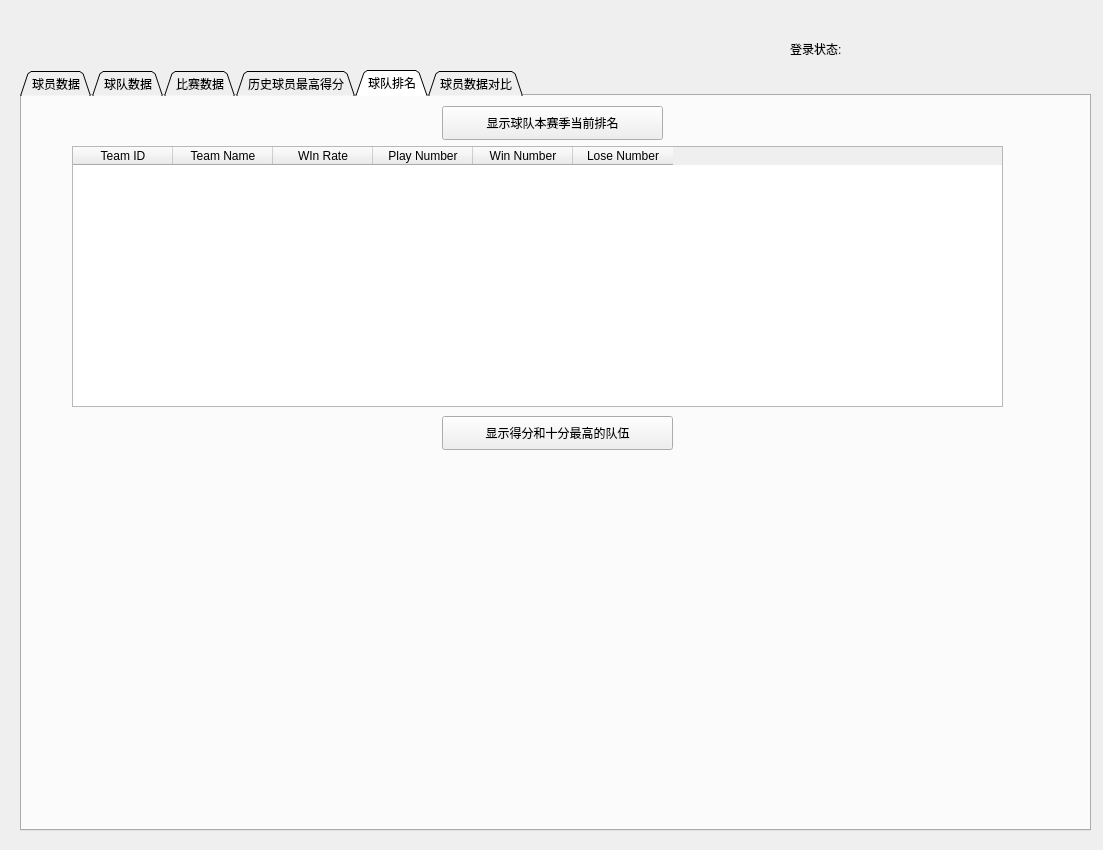
<?xml version="1.0" encoding="UTF-8"?>
<ui version="4.0">
 <class>Dialog</class>
 <widget class="QDialog" name="Dialog">
  <property name="geometry">
   <rect>
    <x>0</x>
    <y>0</y>
    <width>1103</width>
    <height>850</height>
   </rect>
  </property>
  <property name="windowTitle">
   <string>Dialog</string>
  </property>
  <widget class="QTabWidget" name="tabWidget_allfunc">
   <property name="geometry">
    <rect>
     <x>20</x>
     <y>70</y>
     <width>1071</width>
     <height>761</height>
    </rect>
   </property>
   <property name="tabShape">
    <enum>QTabWidget::Triangular</enum>
   </property>
   <property name="currentIndex">
    <number>4</number>
   </property>
   <widget class="QWidget" name="player_tab">
    <attribute name="title">
     <string>球员数据</string>
    </attribute>
    <widget class="QTabWidget" name="player_tabWidge">
     <property name="geometry">
      <rect>
       <x>0</x>
       <y>0</y>
       <width>971</width>
       <height>641</height>
      </rect>
     </property>
     <property name="tabPosition">
      <enum>QTabWidget::North</enum>
     </property>
     <property name="tabShape">
      <enum>QTabWidget::Triangular</enum>
     </property>
     <property name="currentIndex">
      <number>1</number>
     </property>
     <widget class="QWidget" name="player_show_all_player_tab">
      <attribute name="title">
       <string>查看所有球员</string>
      </attribute>
      <widget class="QPushButton" name="show_all_pushButton">
       <property name="geometry">
        <rect>
         <x>10</x>
         <y>20</y>
         <width>161</width>
         <height>34</height>
        </rect>
       </property>
       <property name="text">
        <string>显示所有球员数据</string>
       </property>
      </widget>
      <widget class="QTableWidget" name="player_tableWidget">
       <property name="geometry">
        <rect>
         <x>0</x>
         <y>60</y>
         <width>721</width>
         <height>541</height>
        </rect>
       </property>
       <column>
        <property name="text">
         <string>球员ID</string>
        </property>
       </column>
       <column>
        <property name="text">
         <string>球员姓名(NAME)</string>
        </property>
       </column>
       <column>
        <property name="text">
         <string>队伍缩写(TM)</string>
        </property>
       </column>
       <column>
        <property name="text">
         <string>平均得分(PTS)</string>
        </property>
       </column>
       <column>
        <property name="text">
         <string>平均篮板(TRB)</string>
        </property>
       </column>
       <column>
        <property name="text">
         <string>平均助攻(AST)</string>
        </property>
       </column>
       <column>
        <property name="text">
         <string>平均抢断(STL)</string>
        </property>
       </column>
       <column>
        <property name="text">
         <string>平均盖帽(BLK)</string>
        </property>
       </column>
      </widget>
      <widget class="QWidget" name="horizontalLayoutWidget">
       <property name="geometry">
        <rect>
         <x>200</x>
         <y>-3</y>
         <width>485</width>
         <height>80</height>
        </rect>
       </property>
       <layout class="QHBoxLayout" name="horizontalLayout">
        <item>
         <widget class="QPushButton" name="score_order_button">
          <property name="text">
           <string>按照得分排序</string>
          </property>
         </widget>
        </item>
        <item>
         <widget class="QPushButton" name="trb_order_button">
          <property name="text">
           <string>按照篮板排序</string>
          </property>
         </widget>
        </item>
        <item>
         <widget class="QPushButton" name="ast_order_button">
          <property name="text">
           <string>按照助攻排序</string>
          </property>
         </widget>
        </item>
       </layout>
      </widget>
     </widget>
     <widget class="QWidget" name="player_search_player_tab">
      <attribute name="title">
       <string>查找球员数据</string>
      </attribute>
      <widget class="QPushButton" name="player_search_ID_button">
       <property name="geometry">
        <rect>
         <x>550</x>
         <y>18</y>
         <width>112</width>
         <height>34</height>
        </rect>
       </property>
       <property name="text">
        <string>查找ID</string>
       </property>
      </widget>
      <widget class="QLineEdit" name="player_search_ID_input">
       <property name="geometry">
        <rect>
         <x>220</x>
         <y>20</y>
         <width>271</width>
         <height>31</height>
        </rect>
       </property>
      </widget>
      <widget class="QPushButton" name="player_search_name_exact_button">
       <property name="geometry">
        <rect>
         <x>550</x>
         <y>90</y>
         <width>112</width>
         <height>34</height>
        </rect>
       </property>
       <property name="text">
        <string>查找名字</string>
       </property>
      </widget>
      <widget class="QLineEdit" name="player_search_name_exact_input">
       <property name="geometry">
        <rect>
         <x>220</x>
         <y>92</y>
         <width>271</width>
         <height>31</height>
        </rect>
       </property>
      </widget>
      <widget class="QPushButton" name="player_search_name_fuzzy_button">
       <property name="geometry">
        <rect>
         <x>550</x>
         <y>168</y>
         <width>161</width>
         <height>34</height>
        </rect>
       </property>
       <property name="text">
        <string>查找名字(模糊)</string>
       </property>
      </widget>
      <widget class="QLineEdit" name="player_search_name_fuzzy_input">
       <property name="geometry">
        <rect>
         <x>220</x>
         <y>170</y>
         <width>271</width>
         <height>31</height>
        </rect>
       </property>
      </widget>
      <widget class="QTableWidget" name="player_search_tableWidget">
       <property name="geometry">
        <rect>
         <x>0</x>
         <y>230</y>
         <width>921</width>
         <height>351</height>
        </rect>
       </property>
       <column>
        <property name="text">
         <string>球员ID</string>
        </property>
       </column>
       <column>
        <property name="text">
         <string>球员姓名(NAME)</string>
        </property>
       </column>
       <column>
        <property name="text">
         <string>队伍缩写(TM)</string>
        </property>
       </column>
       <column>
        <property name="text">
         <string>平均得分(PTS)</string>
        </property>
       </column>
       <column>
        <property name="text">
         <string>平均篮板(TRB)</string>
        </property>
       </column>
       <column>
        <property name="text">
         <string>平均助攻(AST)</string>
        </property>
       </column>
       <column>
        <property name="text">
         <string>平均抢断(STL)</string>
        </property>
       </column>
       <column>
        <property name="text">
         <string>平均盖帽(BLK)</string>
        </property>
       </column>
      </widget>
     </widget>
    </widget>
   </widget>
   <widget class="QWidget" name="team_tab">
    <attribute name="title">
     <string>球队数据</string>
    </attribute>
    <widget class="QTabWidget" name="team_tabWidget">
     <property name="geometry">
      <rect>
       <x>0</x>
       <y>0</y>
       <width>971</width>
       <height>671</height>
      </rect>
     </property>
     <property name="tabShape">
      <enum>QTabWidget::Triangular</enum>
     </property>
     <property name="currentIndex">
      <number>0</number>
     </property>
     <widget class="QWidget" name="team_show_all_tab">
      <attribute name="title">
       <string>显示所有球队数据</string>
      </attribute>
      <widget class="QPushButton" name="team_show_all_button">
       <property name="geometry">
        <rect>
         <x>299</x>
         <y>20</y>
         <width>251</width>
         <height>34</height>
        </rect>
       </property>
       <property name="text">
        <string>显示所有球队数据</string>
       </property>
      </widget>
      <widget class="QTableWidget" name="team_show_all_tableWidget">
       <property name="geometry">
        <rect>
         <x>20</x>
         <y>80</y>
         <width>891</width>
         <height>541</height>
        </rect>
       </property>
       <column>
        <property name="text">
         <string>球队编号</string>
        </property>
       </column>
       <column>
        <property name="text">
         <string>球队名称</string>
        </property>
       </column>
       <column>
        <property name="text">
         <string>缩写</string>
        </property>
       </column>
       <column>
        <property name="text">
         <string>城市</string>
        </property>
       </column>
       <column>
        <property name="text">
         <string>教练</string>
        </property>
       </column>
      </widget>
     </widget>
    </widget>
   </widget>
   <widget class="QWidget" name="games_tab">
    <attribute name="title">
     <string>比赛数据</string>
    </attribute>
    <widget class="QTabWidget" name="games_talbwidget">
     <property name="geometry">
      <rect>
       <x>0</x>
       <y>0</y>
       <width>971</width>
       <height>671</height>
      </rect>
     </property>
     <property name="tabShape">
      <enum>QTabWidget::Triangular</enum>
     </property>
     <property name="currentIndex">
      <number>0</number>
     </property>
     <widget class="QWidget" name="games_add_tab">
      <attribute name="title">
       <string>查看所有比赛数据</string>
      </attribute>
      <widget class="QPushButton" name="game_show_all_button">
       <property name="geometry">
        <rect>
         <x>300</x>
         <y>20</y>
         <width>171</width>
         <height>34</height>
        </rect>
       </property>
       <property name="text">
        <string>显示所有比赛数据</string>
       </property>
      </widget>
      <widget class="QTableWidget" name="games_show_all_tableWidget">
       <property name="geometry">
        <rect>
         <x>0</x>
         <y>60</y>
         <width>931</width>
         <height>581</height>
        </rect>
       </property>
       <column>
        <property name="text">
         <string>比赛ID</string>
        </property>
       </column>
       <column>
        <property name="text">
         <string>主队ID</string>
        </property>
       </column>
       <column>
        <property name="text">
         <string>主队名称</string>
        </property>
       </column>
       <column>
        <property name="text">
         <string>客队ID</string>
        </property>
       </column>
       <column>
        <property name="text">
         <string>客队名称</string>
        </property>
       </column>
       <column>
        <property name="text">
         <string>比赛时间</string>
        </property>
       </column>
       <column>
        <property name="text">
         <string>获胜球队</string>
        </property>
       </column>
       <column>
        <property name="text">
         <string>主队得分</string>
        </property>
       </column>
       <column>
        <property name="text">
         <string>客队得分</string>
        </property>
       </column>
      </widget>
     </widget>
    </widget>
   </widget>
   <widget class="QWidget" name="tab">
    <attribute name="title">
     <string>历史球员最高得分</string>
    </attribute>
    <widget class="QTableWidget" name="tableWidget">
     <property name="geometry">
      <rect>
       <x>20</x>
       <y>50</y>
       <width>901</width>
       <height>681</height>
      </rect>
     </property>
     <column>
      <property name="text">
       <string>Name</string>
      </property>
     </column>
     <column>
      <property name="text">
       <string>Points</string>
      </property>
     </column>
     <column>
      <property name="text">
       <string>Play Year</string>
      </property>
     </column>
     <column>
      <property name="text">
       <string>Team Name</string>
      </property>
     </column>
     <column>
      <property name="text">
       <string>Team points</string>
      </property>
     </column>
    </widget>
    <widget class="QPushButton" name="hist_button">
     <property name="geometry">
      <rect>
       <x>330</x>
       <y>10</y>
       <width>271</width>
       <height>34</height>
      </rect>
     </property>
     <property name="text">
      <string>显示历史得分榜</string>
     </property>
    </widget>
   </widget>
   <widget class="QWidget" name="tab_2">
    <attribute name="title">
     <string>球队排名</string>
    </attribute>
    <widget class="QPushButton" name="pushButton">
     <property name="geometry">
      <rect>
       <x>420</x>
       <y>10</y>
       <width>221</width>
       <height>34</height>
      </rect>
     </property>
     <property name="text">
      <string>显示球队本赛季当前排名</string>
     </property>
    </widget>
    <widget class="QTableWidget" name="tableWidget_2">
     <property name="geometry">
      <rect>
       <x>50</x>
       <y>50</y>
       <width>931</width>
       <height>261</height>
      </rect>
     </property>
     <column>
      <property name="text">
       <string>Team ID</string>
      </property>
     </column>
     <column>
      <property name="text">
       <string>Team Name</string>
      </property>
     </column>
     <column>
      <property name="text">
       <string>WIn Rate</string>
      </property>
     </column>
     <column>
      <property name="text">
       <string>Play Number</string>
      </property>
     </column>
     <column>
      <property name="text">
       <string>Win Number</string>
      </property>
     </column>
     <column>
      <property name="text">
       <string>Lose Number</string>
      </property>
     </column>
    </widget>
    <widget class="QPushButton" name="pushButton_2">
     <property name="geometry">
      <rect>
       <x>420</x>
       <y>320</y>
       <width>231</width>
       <height>34</height>
      </rect>
     </property>
     <property name="text">
      <string>显示得分和十分最高的队伍</string>
     </property>
    </widget>
    <widget class="MplWidget_2" name="widget" native="true">
     <property name="geometry">
      <rect>
       <x>0</x>
       <y>370</y>
       <width>521</width>
       <height>351</height>
      </rect>
     </property>
    </widget>
    <widget class="MplWidget_2" name="widget_2" native="true">
     <property name="geometry">
      <rect>
       <x>530</x>
       <y>370</y>
       <width>531</width>
       <height>351</height>
      </rect>
     </property>
    </widget>
   </widget>
   <widget class="QWidget" name="compare_tab">
    <attribute name="title">
     <string>球员数据对比</string>
    </attribute>
    <widget class="QLabel" name="compare_player_1_label">
     <property name="geometry">
      <rect>
       <x>80</x>
       <y>54</y>
       <width>91</width>
       <height>20</height>
      </rect>
     </property>
     <property name="text">
      <string>球员1的ID：</string>
     </property>
    </widget>
    <widget class="QLineEdit" name="compare_player_1_input">
     <property name="geometry">
      <rect>
       <x>190</x>
       <y>50</y>
       <width>113</width>
       <height>25</height>
      </rect>
     </property>
    </widget>
    <widget class="QTableWidget" name="compare_player_1_tablewidget">
     <property name="geometry">
      <rect>
       <x>20</x>
       <y>87</y>
       <width>361</width>
       <height>131</height>
      </rect>
     </property>
     <column>
      <property name="text">
       <string>球员姓名</string>
      </property>
     </column>
     <column>
      <property name="text">
       <string>得分(PTS)</string>
      </property>
     </column>
     <column>
      <property name="text">
       <string>助攻(AST)</string>
      </property>
     </column>
     <column>
      <property name="text">
       <string>篮板(TRB)</string>
      </property>
     </column>
     <column>
      <property name="text">
       <string>新建列</string>
      </property>
     </column>
     <column>
      <property name="text">
       <string>抢断(STL)</string>
      </property>
     </column>
    </widget>
    <widget class="QLineEdit" name="compare_player_2_input">
     <property name="geometry">
      <rect>
       <x>690</x>
       <y>50</y>
       <width>113</width>
       <height>25</height>
      </rect>
     </property>
    </widget>
    <widget class="QLabel" name="compare_player_2_label">
     <property name="geometry">
      <rect>
       <x>582</x>
       <y>55</y>
       <width>91</width>
       <height>18</height>
      </rect>
     </property>
     <property name="text">
      <string>球员2的ID:</string>
     </property>
    </widget>
    <widget class="QPushButton" name="cmpare_confirm_pushbutton">
     <property name="geometry">
      <rect>
       <x>393</x>
       <y>50</y>
       <width>112</width>
       <height>34</height>
      </rect>
     </property>
     <property name="text">
      <string>确定</string>
     </property>
    </widget>
    <widget class="QTableWidget" name="compare_player_1_tablewidget_2">
     <property name="geometry">
      <rect>
       <x>520</x>
       <y>88</y>
       <width>361</width>
       <height>131</height>
      </rect>
     </property>
     <column>
      <property name="text">
       <string>球员姓名</string>
      </property>
     </column>
     <column>
      <property name="text">
       <string>得分(PTS)</string>
      </property>
     </column>
     <column>
      <property name="text">
       <string>助攻(AST)</string>
      </property>
     </column>
     <column>
      <property name="text">
       <string>篮板(TRB)</string>
      </property>
     </column>
     <column>
      <property name="text">
       <string>封盖(BLK)</string>
      </property>
     </column>
     <column>
      <property name="text">
       <string>抢断(STL)</string>
      </property>
     </column>
    </widget>
    <widget class="QLabel" name="label_2">
     <property name="geometry">
      <rect>
       <x>20</x>
       <y>610</y>
       <width>351</width>
       <height>71</height>
      </rect>
     </property>
     <property name="text">
      <string/>
     </property>
    </widget>
    <widget class="QLabel" name="label_3">
     <property name="geometry">
      <rect>
       <x>520</x>
       <y>620</y>
       <width>351</width>
       <height>71</height>
      </rect>
     </property>
     <property name="text">
      <string/>
     </property>
    </widget>
    <widget class="MplWidget" name="MplWidget2" native="true">
     <property name="geometry">
      <rect>
       <x>520</x>
       <y>230</y>
       <width>351</width>
       <height>341</height>
      </rect>
     </property>
    </widget>
    <widget class="MplWidget" name="MplWidget2_2" native="true">
     <property name="geometry">
      <rect>
       <x>20</x>
       <y>230</y>
       <width>361</width>
       <height>341</height>
      </rect>
     </property>
    </widget>
   </widget>
  </widget>
  <widget class="QLabel" name="label">
   <property name="geometry">
    <rect>
     <x>790</x>
     <y>40</y>
     <width>91</width>
     <height>18</height>
    </rect>
   </property>
   <property name="text">
    <string>登录状态:</string>
   </property>
  </widget>
  <widget class="QLabel" name="user_name_show">
   <property name="geometry">
    <rect>
     <x>890</x>
     <y>39</y>
     <width>101</width>
     <height>21</height>
    </rect>
   </property>
   <property name="text">
    <string/>
   </property>
  </widget>
 </widget>
 <customwidgets>
  <customwidget>
   <class>MplWidget</class>
   <extends>QWidget</extends>
   <header>mplwidget.h</header>
   <container>1</container>
  </customwidget>
  <customwidget>
   <class>MplWidget_2</class>
   <extends>QWidget</extends>
   <header>mplwidget_2.h</header>
   <container>1</container>
  </customwidget>
 </customwidgets>
 <resources/>
 <connections/>
</ui>
